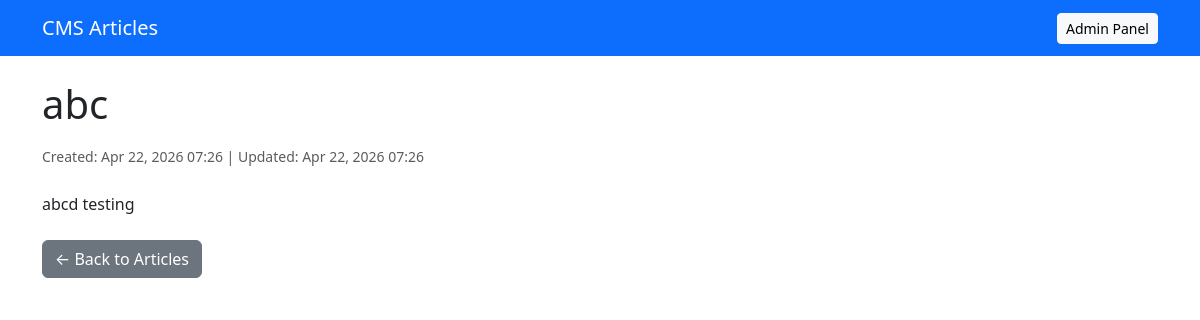
Page /2/ on the committed database.
### articles/models.py (models this page shows, shortened)
class Article(models.Model):
    title = models.CharField(max_length=200)
    content = models.TextField()
    created_at = models.DateTimeField(auto_now_add=True)
    updated_at = models.DateTimeField(auto_now=True)

### articles/views.py (the view)
# urls.py: path('<int:pk>/', views.article_detail, name='article_detail'),
def article_detail(request, pk):
    article = get_object_or_404(Article, pk=pk)
    return render(request, 'articles/article_detail.html', {'article': article})

### articles/templates/articles/article_detail.html (shortened to what this page needs)
<!DOCTYPE html>
<html lang="en">
<head>
    <link href="https://cdn.jsdelivr.net/npm/bootstrap@5.3.0/dist/css/bootstrap.min.css" rel="stylesheet">
</head>
<body>
    <nav class="navbar navbar-expand-lg navbar-dark bg-primary">
        <div class="container">
            <a class="navbar-brand" href="/">CMS Articles</a>
            <div class="collapse navbar-collapse" id="navbarNav">
                <ul class="navbar-nav ms-auto">
                    <li class="nav-item">
                        <a class="btn btn-light btn-sm ms-2" href="/admin/">Admin Panel</a>
                    </li>
                </ul>
            </div>
        </div>
    </nav>
    <div class="container mt-4">
        <article>
            <h1 class="mb-3">{{ article.title }}</h1>
            <div class="mb-4">
                <small class="text-muted">
                    Created: {{ article.created_at|date:"M d, Y H:i" }} |
                    Updated: {{ article.updated_at|date:"M d, Y H:i" }}
                </small>
            </div>
            <div class="content">
                {{ article.content|linebreaks }}
            </div>
        </article>
        <div class="mt-4">
            <a href="{% url 'article_list' %}" class="btn btn-secondary">← Back to Articles</a>
        </div>
    </div>
</body>
</html>

### rows in the picture
Article: title "abc", created_at "Apr 22, 2026 07:26", updated_at "Apr 22, 2026 07:26", content "abcd testing"
